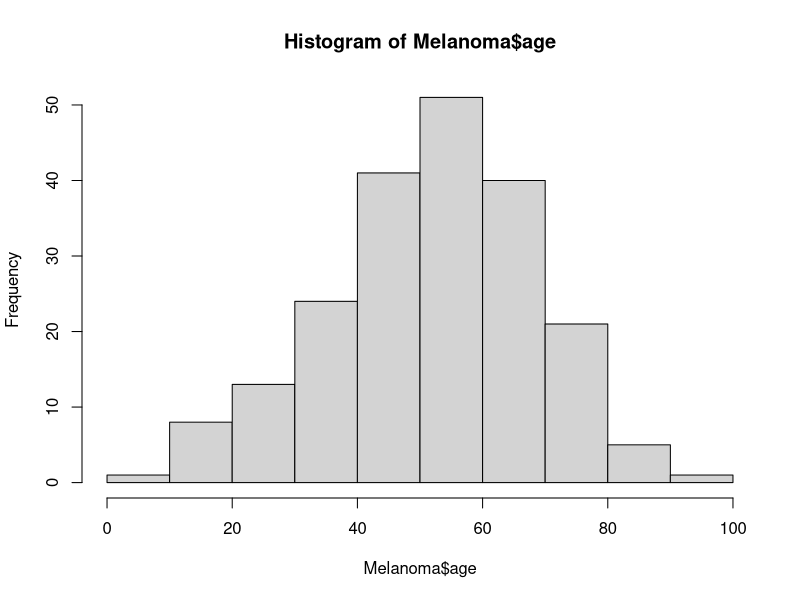

This figure's R source:
## ---- chunk 1
knitr::opts_chunk$set(echo = TRUE)
## ---- chunk 2
# 1
x = 1:100
sum(log(x))
## ---- chunk 3
# 2
set.seed(42)
a_vector = rpois(250, lambda = 6)
length(a_vector[a_vector >= 5])
## ---- chunk 4
# 3
odd = seq(1, 100, 2)
even = seq(2, 100, 2)
y = rep(1, 100)
for (i in even){
  y[i] = x[i] - 10
}
for (i in odd){
  y[i] = x[i] + 5
}
sd(y)

## ---- chunk 5
# 4
quiz_list = list(
  x = c(1, 2),
  y = "Hello Quiz Taker",
  z = "z"
)
quiz_list[[3]]
quiz_list$z

## ---- chunk 6
# 5
library(MASS)
hist(Melanoma$age)

